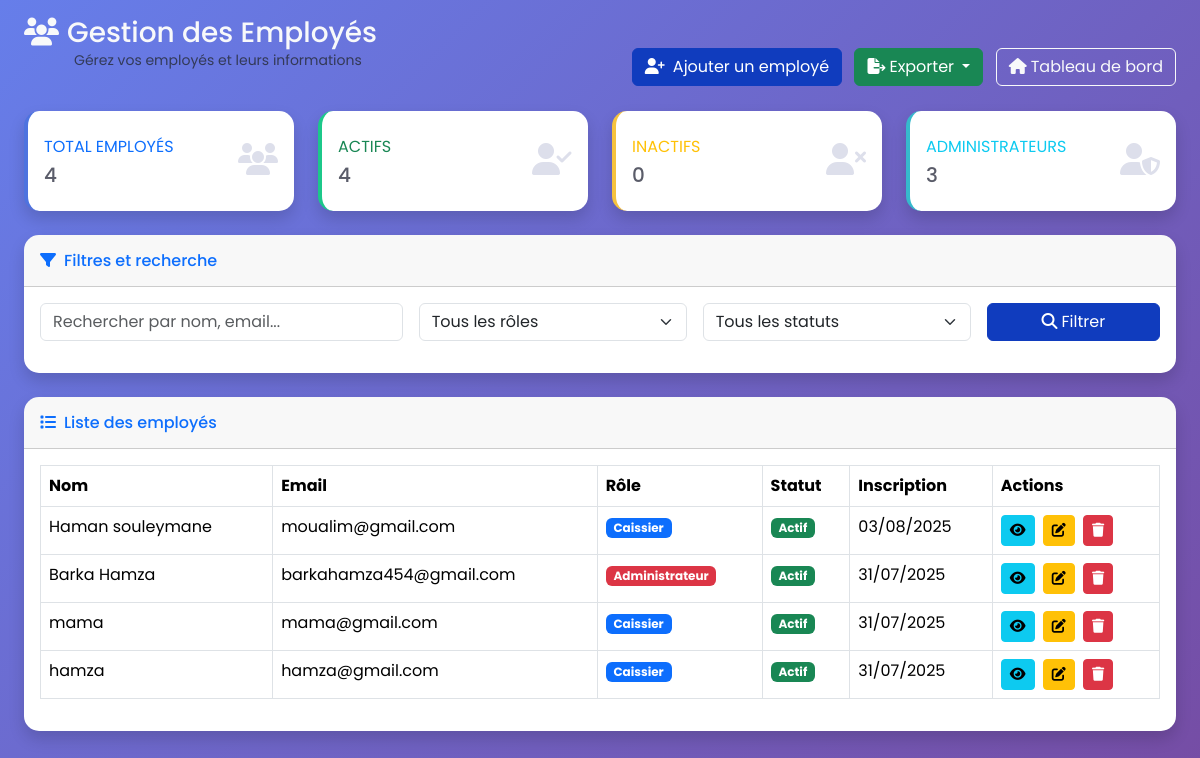
Page /accounts/employees/ (signed in) on the earlier database version.
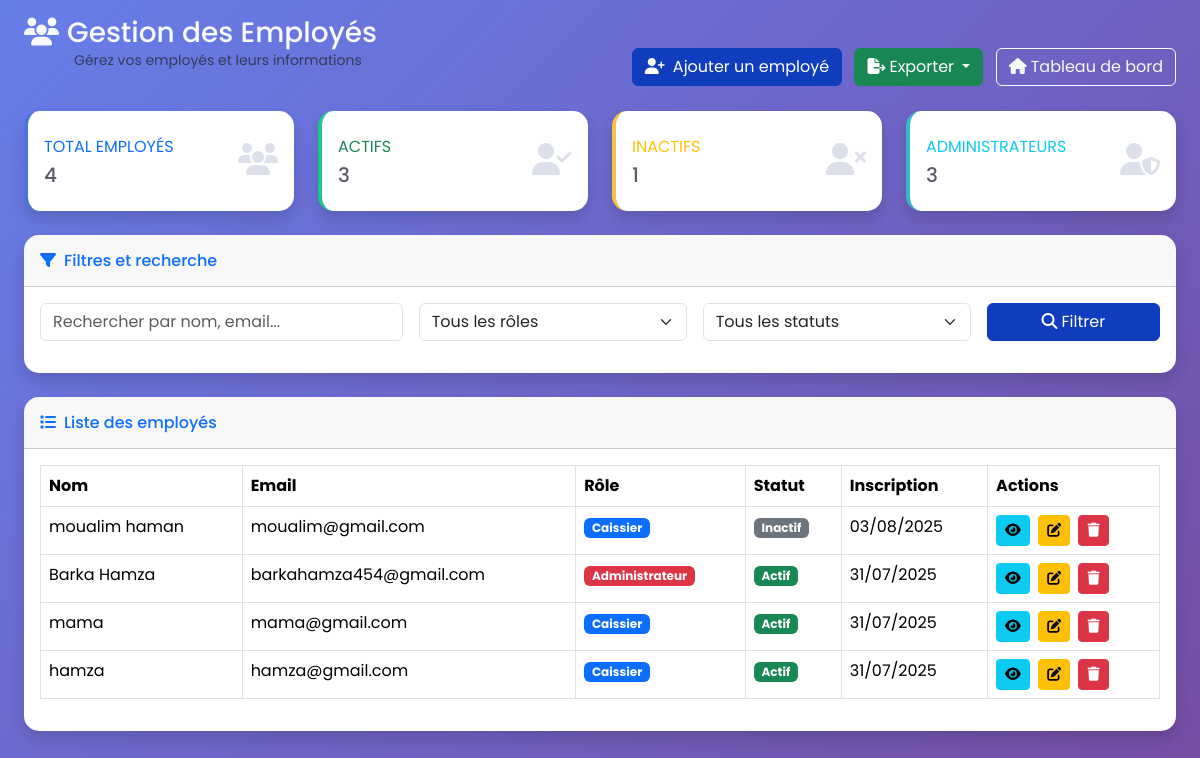
Same page on the later database version.
### apps/accounts/models.py (models this page shows, shortened)
class User(AbstractUser):
    class Role(models.TextChoices):
        ADMIN = "ADMIN", "Administrateur"
        CASHIER = "CASHIER", "Caissier"
    role = models.CharField(
        max_length=20,
        choices=Role.choices,
        default=Role.CASHIER,
        help_text="Rôle de l'utilisateur dans le système"
    )
    phone = models.CharField(
        max_length=20,
        blank=True,
        verbose_name="Téléphone"
    )
    address = models.TextField(
        blank=True,
        verbose_name="Adresse"
    )
    hire_date = models.DateField(
        null=True,
        blank=True,
        verbose_name="Date d'embauche"
    )
    email = models.EmailField(
        unique=True,
        help_text="Adresse email unique requise pour la récupération de mot de passe"
    )
    first_name = models.CharField(max_length=150, verbose_name="Prénom")
    last_name = models.CharField(max_length=150, verbose_name="Nom de famille")
    class Meta:
        verbose_name = "Utilisateur"
        verbose_name_plural = "Utilisateurs"
        ordering = ['-date_joined']
    def get_full_name(self):
        if self.first_name and self.last_name:
            return f"{self.first_name} {self.last_name}"
        return self.username
    def is_admin(self):
        return self.role == self.Role.ADMIN
    @property
    def role_badge_class(self):
        return "badge bg-danger" if self.is_admin() else "badge bg-primary"
    description = models.TextField(
    blank=True,
    verbose_name="Description",
    help_text="Description détaillée du fournisseur"
)

### apps/accounts/views.py (the view)
# urls.py: path('employees/',        views.EmployeeListView.as_view(),      name='employee_list'),
class EmployeeListView(LoginRequiredMixin, AdminRequiredMixin, ListView):
    model = User
    template_name = 'accounts/employees/employee_list.html'
    context_object_name = 'employees'
    paginate_by = 15
    def get_queryset(self):
        qs = User.objects.exclude(pk=self.request.user.pk).order_by('-date_joined')
        form = EmployeeSearchForm(self.request.GET)
        if form.is_valid():
            search = form.cleaned_data.get('search')
            role = form.cleaned_data.get('role')
            status = form.cleaned_data.get('status')
            if search:
                qs = (qs.filter(first_name__icontains=search) |
                      qs.filter(last_name__icontains=search) |
                      qs.filter(email__icontains=search))
            if role:
                qs = qs.filter(role=role)
            if status == 'active':
                qs = qs.filter(is_active=True)
            elif status == 'inactive':
                qs = qs.filter(is_active=False)
        return qs
    def get_context_data(self, **kwargs):
        ctx = super().get_context_data(**kwargs)
        form = EmployeeSearchForm(self.request.GET)
        qs = self.get_queryset()
        ctx['search_form'] = form
        ctx['total'] = qs.count()
        ctx['active'] = qs.filter(is_active=True).count()
        ctx['inactive'] = qs.filter(is_active=False).count()
        return ctx

### apps/accounts/forms.py
class EmployeeSearchForm(forms.Form):
    search = forms.CharField(max_length=100, required=False,
        widget=forms.TextInput(attrs={'class':'form-control','placeholder':'Rechercher par nom, email...'}), label="")
    role = forms.ChoiceField(choices=[('','Tous les rôles')]+list(User.Role.choices),
        required=False, widget=forms.Select(attrs={'class':'form-control'}), label="")
    status = forms.ChoiceField(choices=[('','Tous les statuts'),('active','Actifs'),('inactive','Inactifs')],
        required=False, widget=forms.Select(attrs={'class':'form-control'}), label="")

### apps/accounts/views.py (called while the page is built)
    def test_func(self):
        return self.request.user.is_authenticated and self.request.user.is_admin()

### apps/accounts/templates/accounts/employees/employee_list.html (shortened to what the changed rows need)
{% extends 'base.html' %}
{% load crispy_forms_tags %}
{% block content %}
<div class="container-fluid px-4 mt-5">
<div class="d-flex justify-content-between align-items-center mb-4 employee-header">
  <div class="header_titre text-dark">
    <h1 class="h3 mb-0 text-light">
      <i class="fas fa-users me-2 text-light"></i>Gestion des Employés
    </h1>
  </div>
</div>
    <div class="row mb-4">
        <div class="col-xl-3 col-md-6">
            <div class="card border-left-success shadow h-100 py-2">
                <div class="card-body">
                    <div class="row no-gutters align-items-center">
                        <div class="col mr-2">
                            <div class="text-xs font-weight-bold text-success text-uppercase mb-1">
                                Actifs
                            </div>
                            <div class="h5 mb-0 font-weight-bold text-gray-800">{{ active }}</div>
                        </div>
                    </div>
                </div>
            </div>
        </div>
        <div class="col-xl-3 col-md-6">
            <div class="card border-left-warning shadow h-100 py-2">
                <div class="card-body">
                    <div class="row no-gutters align-items-center">
                        <div class="col mr-2">
                            <div class="text-xs font-weight-bold text-warning text-uppercase mb-1">
                                Inactifs
                            </div>
                            <div class="h5 mb-0 font-weight-bold text-gray-800">{{ inactive }}</div>
                        </div>
                    </div>
                </div>
            </div>
        </div>
    </div>
    <div class="card shadow mb-4">
        <div class="card-body">
            {% if employees %}
                <div class="table-responsive">
                    <table class="table table-bordered" width="100%" cellspacing="0">
                        <thead>
                            <tr>
                                <th>Nom</th>
                                <th>Email</th>
                                <th>Rôle</th>
                                <th>Statut</th>
                                <th>Inscription</th>
                                <th>Actions</th>
                            </tr>
                        </thead>
                        <tbody>
                            {% for emp in employees %}
                                <tr>
                                    <td class="font-weight-bold">{{ emp.get_full_name }}</td>
                                    <td>{{ emp.email }}</td>
                                    <td>
                                        <span class="{{ emp.role_badge_class }}">
                                            {{ emp.get_role_display }}
                                        </span>
                                    </td>
                                    <td>
                                        {% if emp.is_active %}
                                            <span class="badge bg-success">Actif</span>
                                        {% else %}
                                            <span class="badge bg-secondary">Inactif</span>
                                        {% endif %}
                                    </td>
                                    <td>{{ emp.date_joined|date:"d/m/Y" }}</td>
                                    <td>
                                        <a href="{% url 'accounts:employee_detail' emp.pk %}"
                                           class="btn btn-info btn-sm me-1" title="Voir">
                                            <i class="fas fa-eye"></i>
                                        </a>
                                        <a href="{% url 'accounts:employee_edit' emp.pk %}"
                                           class="btn btn-warning btn-sm me-1" title="Modifier">
                                            <i class="fas fa-edit"></i>
                                        </a>
                                        <a href="{% url 'accounts:employee_delete' emp.pk %}"
                                           class="btn btn-danger btn-sm" title="Supprimer">
                                            <i class="fas fa-trash"></i>
                                        </a>
                                    </td>
                                </tr>
                            {% endfor %}
                        </tbody>
                    </table>
                </div>
            {% endif %}
        </div>
    </div>
</div>
{% endblock %}

Differences in the rows shown:
changed User "moualim@gmail.com": get_full_name "Haman souleymane" → "moualim haman"; is_active "Actif" → "Inactif"
Other differences:
{{ active }}: "4" → "3"
{{ inactive }}: "0" → "1"
